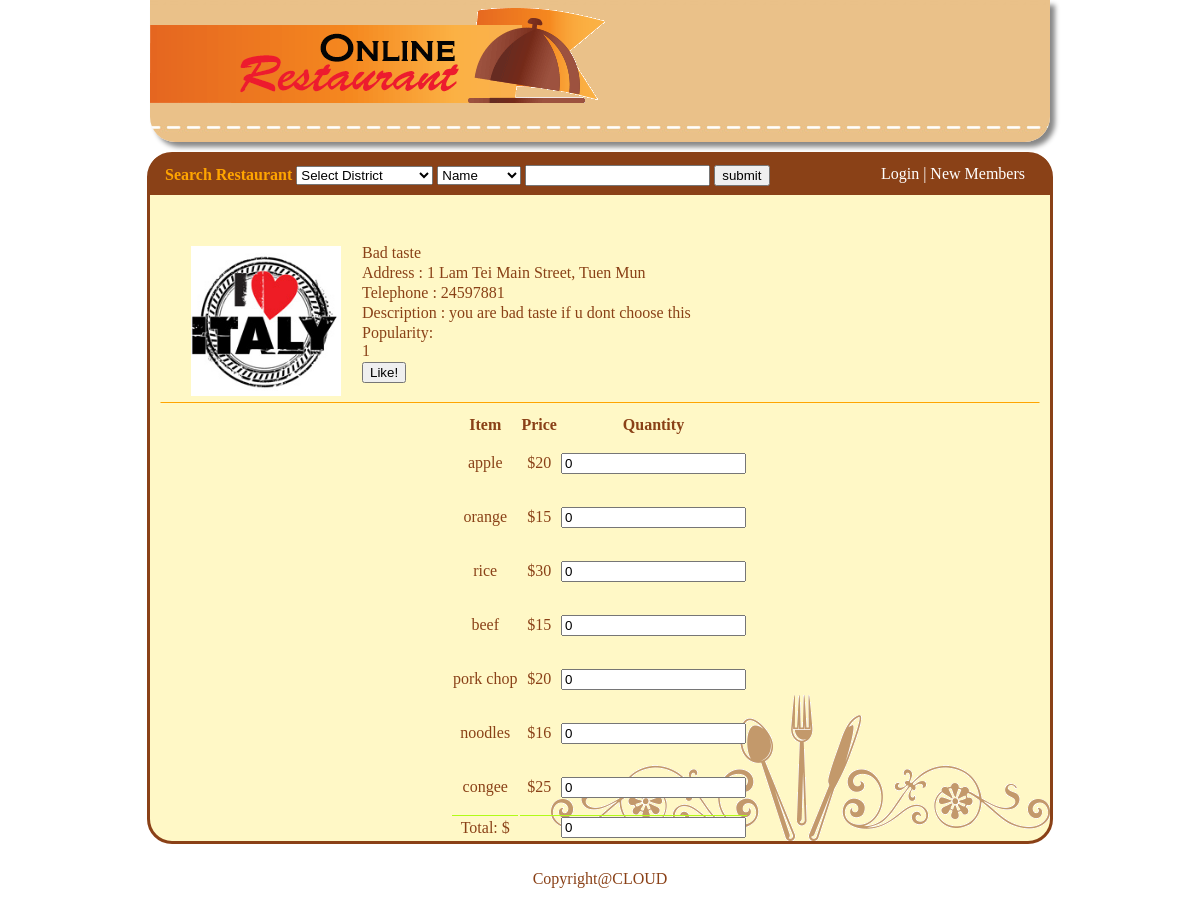
/sr.php?rid=00002, run on the app's committed database.
### tables this page shows
CREATE TABLE IF NOT EXISTS `restaurants` (
  `rid` varchar(10) NOT NULL,
  `rname` varchar(50) NOT NULL,
  `raddr` varchar(200) NOT NULL,
  `area` varchar(20) NOT NULL,
  `district` varchar(20) NOT NULL,
  `rtel` int(8) NOT NULL,
  `owner` varchar(32) NOT NULL,
  `rdes` varchar(500) NOT NULL,
  `rlogo` varchar(40) NOT NULL,
  `popular` int(11) NOT NULL
);

CREATE TABLE IF NOT EXISTS `menu` (
  `restaurantid` varchar(5) NOT NULL,
  `foodid` varchar(6) NOT NULL,
  `food` varchar(30) NOT NULL,
  `price` varchar(4) NOT NULL,
  PRIMARY KEY (`restaurantid`,`foodid`)
);

### sr.php (the view, shortened to what this page needs)
<?php
	if(!isset($_GET['rid'])){
		header("location: index.php");
	}
	else{
	$rid = $_GET['rid'];
	$sql = "SELECT * FROM restaurants WHERE rid='".$rid."'";
	$sql2 = "SELECT * FROM menu WHERE restaurantid='".$rid."'";
 	$result = mysql_query($sql);
	$menuresult = mysql_query($sql2);
	$row = mysql_fetch_assoc($result);
	}
	function imglink($rid,$rname){
	$sql = "SELECT rlogo from restaurants where rid = '$rid'";
	$result = mysql_query($sql);
	$rlogo = mysql_result($result, 0);
	$path = "temporary/";
	return "<img src='".$path.$rlogo."' alt='$rname' style='width:150px; height:150px'/>";
	}
?>
<!DOCTYPE html>
<html>
<head>
<link rel="stylesheet" type="text/css" href="index.css">
<link rel="stylesheet" type="text/css" href="sr.css" />
</head>
<body onload="initialize()">
<div id="header">
<div id="logo"><a href="index.php"><img src="image\icon.png" /></a></div>
 </div>
 <div id="container">
<div id="search">
		<form action="searchbox.php" method="GET" style=" color: orange; margin-bottom: -1px;">
		<b>Search Restaurant </b>
		<select name="district">
		<option value="" selected>Select District</option>
		</select>
<select name="keywordstype">
<option value="name" selected>Name</option>
</select>
<input type="text" name="keyword"></input>
<button type="submit">submit</button>
</form>
<div id="login">
  <?php
if (!isset($_SESSION['username'])) {
echo "<a href='login.html'>Login </a>|<a href='reg.php'> New Members </a>";
}else echo "Welcome <a href='memberpanel.php'>".$_SESSION['username']."</a> | <a href='logout.php'>Logout</a>";
?>
</div>
</div>
<div id="srrest">
<?php
echo imglink($rid,$row['rname']);
echo "<ul style='list-style-type:none'>";
echo "<li>".$row['rname']."</li>";
echo "<li>Address : ".$row['raddr']."</li>";
echo "<li>Telephone : ".$row['rtel']."</li>";
echo "<li>Description : ".$row['rdes']."</li>";
echo "<li>Popularity: <div id = 'pop'>".$row['popular']."</div></li>";
echo "<li><div id = 'but'><input type = 'button' value = 'Like!' onclick='addPopularity($rid)'></div></li>";
echo "<li><div class='fb-like' data-send='false' data-width='450' data-show-faces='true'></div></li></ul>";
?>
</div>
<div id='map_canvas' >
</div>
<div id="inmenu">
<form name='order' method='post' action='ordering.php'>
<div id="inmenuItem">
      <table border='0' style='text-align:center'>
      <tr>
      <th> Item </th>
	  <th> Price </th>
	  <th> Quantity </th>
	  </tr>
<?php
while($row2 = mysql_fetch_array($menuresult)) {
		echo"<tr>
		<td><p name='".$row2['foodid']."'>".$row2['food']."</p></td>
		<td><p>$".$row2['price']."</p></td>
		<td><input type='textbox' name='F".$row2['foodid']."' id='F".$row2['foodid']."' value='0' onchange='calculate(".'"F'.$row2['foodid'].'"'.", ".$row2['price'].")'></input></td>
		<input type='hidden' id='previousF".$row2['foodid']."' value='0')></input>
		</tr>";
}
		echo"<tr>
		<td style='border-top:1px solid #B1FB17;'><label total'>Total: $</label></td>
		<td COLSPAN='2' style='border-top:1px solid #B1FB17; text-align:right;'><input type='textbox' name='total' id='total' value='0' readonly='readonly'></input></td></tr>
		</table>
		<input type='hidden' name='restid' value='".$rid."' />";
		echo "</form>";
?>
</div>
</div>
<div id="footer">
<p>Copyright@CLOUD</p>
</div>
</body>
</html>

### index.css (style rules this page uses)
#header { height:142px; width:900px; margin:auto; background-image:url(image/headerBackground.png); background-repeat:repeat-x; border-radius:0 0 25px 25px; box-shadow: 5px 5px 5px #888888; margin-bottom:10px; }
#logo { width:0px;height:0px; margin:0; }
#container { width:900px; margin:auto; background-color:#FFF8C6; border-style:solid; border-radius:25px; border-color:#8A4117; background-image:url(image/background2.png); background-position:right bottom; background-repeat:no-repeat; }
#search { padding:10px 15px; background-color:#8A4117; border-radius:15px 15px 0 0; }
#login { float:right; margin:-20px 10px 0 0; color:white; }
a:link, a:active { text-decoration:none; color:white; }
button, .button { cursor:pointer; }
#srrest { border: solid 1px transparent; margin:50px 10px 0px 20px; }
#srrest img { float:left; margin:0px 0px 0px 0px; }
#srrest li { border: solid 1px transparent; margin:0px 0px 0px 20px; }
#map_canvas { margin:-180px 20px 0px 0px; float:right; }
#inmenu { margin-left:300px; }
#inmenuItem tr { text-align:center; }
#rest0 img,#srrest img { float:left; margin:0px 0px 0px 0px; }
#rest0 li,#srrest li { border: solid 1px transparent; margin:0px 0px 0px 200px; }
#footer { width:100%; clear:both; margin: 0 auto; text-align: center; padding: 10px 0 10px 0; }

### sr.css (style rules this page uses)
#srrest { padding-left:30px; border-bottom:solid 1px #FFA500; }
#srrest { border: solid 1px transparent; margin:50px 10px 0px 10px; border-bottom:solid 1px #FFA500; }
#srrest img { float:left; margin:0px 0px 0px 0px; }
#srrest li { border: solid 1px transparent; margin:0px 0px 0px 20px; }
#srrest ul { padding-left: 150px; margin-top:-3px }
#map_canvas { width:230px; height:230px; margin-top: -240px; }
#inmenu { padding-top:10px; }

### data on the page
restaurants: rlogo (picture), rname "Bad taste", raddr "1 Lam Tei Main Street, Tuen Mun", rtel "24597881", rdes "you are bad taste if u dont choose this", popular "1"
menu: food "apple", price "20"
menu: food "orange", price "15"
menu: food "rice", price "30"
menu: food "beef", price "15"
menu: food "pork chop", price "20"
menu: food "noodles", price "16"
menu: food "congee", price "25"
